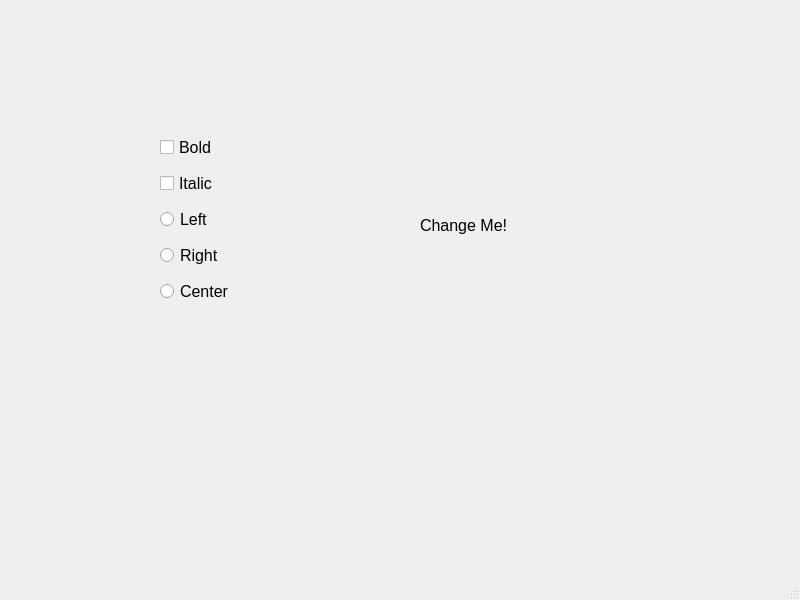
<?xml version="1.0" encoding="UTF-8"?>
<ui version="4.0">
 <class>MainWindow</class>
 <widget class="QMainWindow" name="MainWindow">
  <property name="geometry">
   <rect>
    <x>0</x>
    <y>0</y>
    <width>800</width>
    <height>600</height>
   </rect>
  </property>
  <property name="windowTitle">
   <string>MainWindow</string>
  </property>
  <widget class="QWidget" name="centralwidget">
   <widget class="QLabel" name="changeLabel">
    <property name="geometry">
     <rect>
      <x>420</x>
      <y>210</y>
      <width>111</width>
      <height>31</height>
     </rect>
    </property>
    <property name="font">
     <font>
      <pointsize>12</pointsize>
     </font>
    </property>
    <property name="text">
     <string>Change Me!</string>
    </property>
   </widget>
   <widget class="QWidget" name="">
    <property name="geometry">
     <rect>
      <x>160</x>
      <y>130</y>
      <width>101</width>
      <height>181</height>
     </rect>
    </property>
    <layout class="QVBoxLayout" name="verticalLayout">
     <item>
      <widget class="QCheckBox" name="boldCheckBox">
       <property name="font">
        <font>
         <pointsize>12</pointsize>
        </font>
       </property>
       <property name="text">
        <string>Bold</string>
       </property>
      </widget>
     </item>
     <item>
      <widget class="QCheckBox" name="italicCheckBox">
       <property name="font">
        <font>
         <pointsize>12</pointsize>
        </font>
       </property>
       <property name="text">
        <string>Italic</string>
       </property>
      </widget>
     </item>
     <item>
      <widget class="QRadioButton" name="leftRadioButton">
       <property name="font">
        <font>
         <pointsize>12</pointsize>
        </font>
       </property>
       <property name="text">
        <string>Left</string>
       </property>
      </widget>
     </item>
     <item>
      <widget class="QRadioButton" name="rightRadioButton">
       <property name="font">
        <font>
         <pointsize>12</pointsize>
        </font>
       </property>
       <property name="text">
        <string>Right</string>
       </property>
      </widget>
     </item>
     <item>
      <widget class="QRadioButton" name="centerRadioButton">
       <property name="font">
        <font>
         <pointsize>12</pointsize>
        </font>
       </property>
       <property name="text">
        <string>Center</string>
       </property>
      </widget>
     </item>
    </layout>
   </widget>
  </widget>
  <widget class="QMenuBar" name="menubar">
   <property name="geometry">
    <rect>
     <x>0</x>
     <y>0</y>
     <width>800</width>
     <height>26</height>
    </rect>
   </property>
  </widget>
  <widget class="QStatusBar" name="statusbar"/>
 </widget>
 <resources/>
 <connections/>
</ui>
